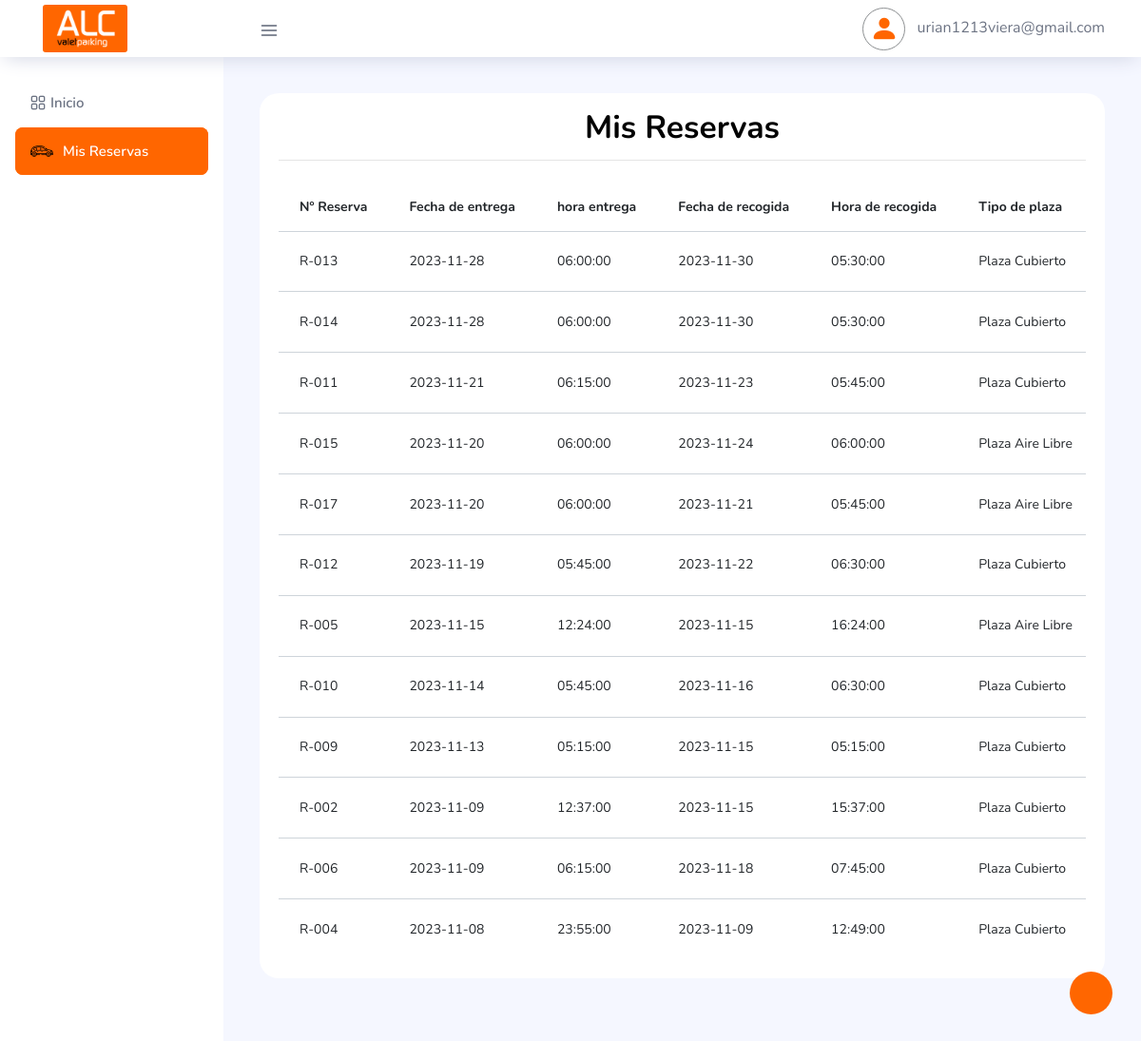
The app's page /dashboard/Reservas.php (signed in), older data.
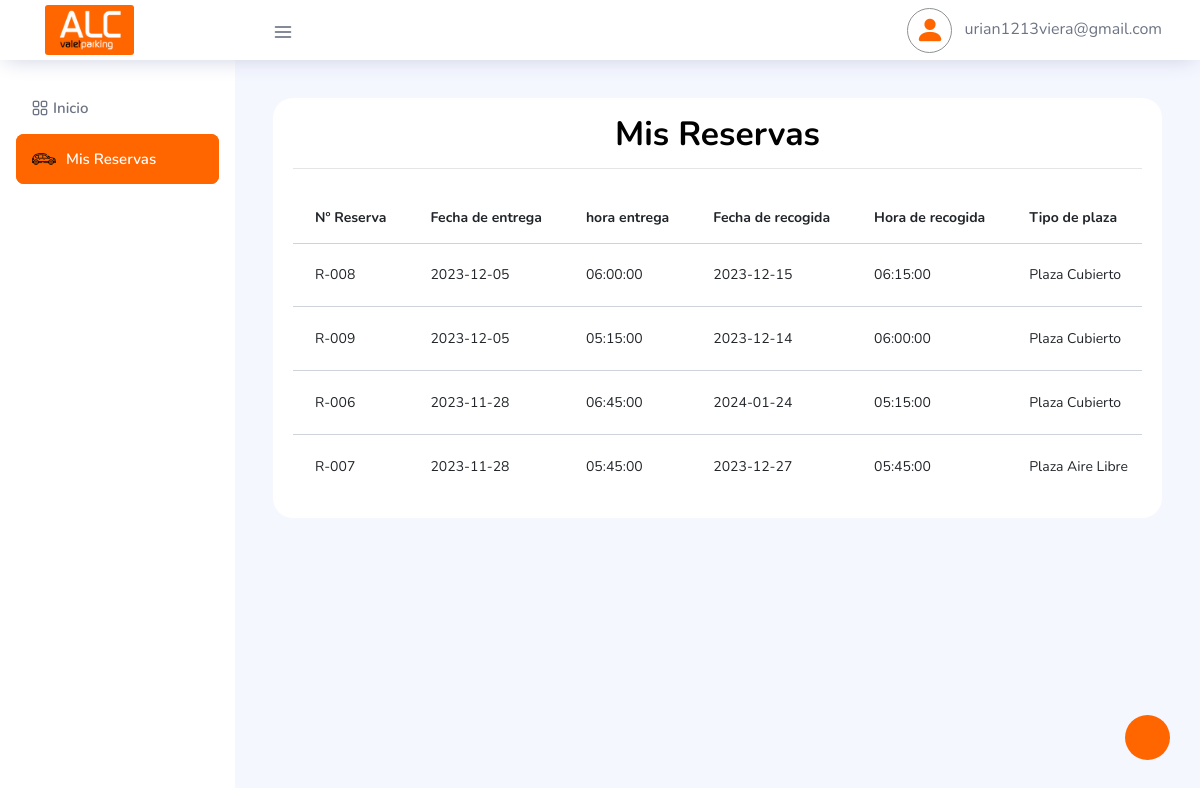
The same page, newer data.
### tables this page shows
CREATE TABLE `tbl_reservas` (
  `id` int(11) unsigned NOT NULL AUTO_INCREMENT,
  `id_cliente` int(11) DEFAULT NULL,
  `fecha_entrega` date NOT NULL,
  `hora_entrega` time NOT NULL,
  `fecha_recogida` date NOT NULL,
  `hora_recogida` time NOT NULL,
  `tipo_plaza` varchar(100) NOT NULL DEFAULT '',
  `terminal_entrega` varchar(100) NOT NULL DEFAULT '',
  `terminal_recogida` varchar(100) NOT NULL DEFAULT '',
  `matricula` varchar(50) NOT NULL DEFAULT '',
  `color` varchar(60) DEFAULT NULL,
  `marca_modelo` varchar(250) NOT NULL DEFAULT '',
  `numero_vuelo_de_vuelta` varchar(50) DEFAULT NULL,
  `servicio_adicional` varchar(10) DEFAULT NULL,
  `total_pago_reserva` decimal(5,2) DEFAULT NULL,
  `descuento` bigint(11) DEFAULT 0,
  `formato_pago` varchar(250) DEFAULT NULL,
  `observacion_cliente` mediumtext DEFAULT NULL,
  `fecha_pago_factura` date DEFAULT NULL,
  `servicios_extras` mediumtext DEFAULT NULL,
  `total_gasto_extras` int(11) DEFAULT 0,
  `estado_reserva` int(11) DEFAULT 0,
  `date_registro` timestamp NULL DEFAULT current_timestamp() ON UPDATE current_timestamp(),
  PRIMARY KEY (`id`)
);

### dashboard/funciones.php (called while the page is built, shortened)
<?php
   function getReservaPerfil($con, $idUser)
   {
       $sqlReservasP = ("SELECT * FROM tbl_reservas WHERE id_cliente ='$idUser' ORDER BY fecha_entrega DESC");
       $queryR = mysqli_query($con, $sqlReservasP);
       return $queryR;
   }
   ?>

### dashboard/Reservas.php (the view, shortened to what this page needs)
<?php
if (isset($_SESSION['emailUser']) != "" && $_SESSION['rol'] == 0) {
    $IdUser     = $_SESSION['IdUser'];
    $email      = $_SESSION['emailUser'];
    $rolUser     = $_SESSION['rol'];
?>
    <!DOCTYPE html>
    <html lang="es">
    <link href="https://unpkg.com/gijgo@1.9.14/css/gijgo.min.css" rel="stylesheet" type="text/css" />
    <body>
        <div class="container-scroller">
            <?php include 'bases/navbar.php'; ?>
            <div class="container-fluid page-body-wrapper">
                <?php include 'bases/nav.php';
                include 'funciones.php';
                $mis_reservas = getReservaPerfil($con, $IdUser);
                ?>
                <div class="main-panel">
                    <div class="content-wrapper">
                        <div class="row justify-content-md-center">
                            <div class="col-lg-12 grid-margin stretch-card">
                                <div class="card">
                                    <div class="card-body">
                                        <h4 class="card-title text-center mb-4">Mis Reservas
                                            <hr>
                                        </h4>
                                        <div class="table-responsive">
                                            <table id="MiTabla" class="table">
                                                <thead>
                                                    <tr>
                                                        <th>Nº Reserva</th>
                                                        <th>Fecha de entrega</th>
                                                        <th>hora entrega</th>
                                                        <th>Fecha de recogida</th>
                                                        <th>Hora de recogida</th>
                                                        <th>Tipo de plaza</th>
                                                    </tr>
                                                </thead>
                                                <tbody>
                                                    <?php
                                                    while ($reserva = mysqli_fetch_array($mis_reservas)) { ?>
                                                        <tr>
                                                            <td><?php
                                                                $reserva_id = $reserva["id"];
                                                                if ($reserva_id < 10) {
                                                                    echo 'R-00' . $reserva_id;
                                                                } elseif ($reserva_id < 100) {
                                                                    echo 'R-0' . $reserva_id;
                                                                } else {
                                                                    echo 'R-' . $reserva_id;
                                                                }
                                                                ?></td>
                                                            <td><?php echo $reserva["fecha_entrega"]; ?></td>
                                                            <td><?php echo $reserva["hora_entrega"]; ?></td>
                                                            <td><?php echo $reserva["fecha_recogida"]; ?></td>
                                                            <td><?php echo $reserva["hora_recogida"]; ?></td>
                                                            <td><?php echo $reserva["tipo_plaza"]; ?></td>
                                                        </tr>
                                                    <?php } ?>
                                                </tbody>
                                            </table>
                                        </div>
                                    </div>
                                </div>
                            </div>
                        </div>
                    </div>
                </div>
            </div>
        </div>
    </body>
    </html>
<?php
} else { ?>
    <script type="text/javascript">
        location.href = "../acciones/login/exit.php";
    </script>
<?php }  ?>

### dashboard/bases/navbar.php (shortened to what this page needs)
<nav class="navbar col-lg-12 col-12 p-0 fixed-top d-flex flex-row">
  <div class="text-center navbar-brand-wrapper d-flex align-items-center justify-content-center">
    <a class="navbar-brand brand-logo mr-5" href="./">
      <img src="../assets/custom/imgs/logo_naranja.png" class="mr-2" alt="logo" />
    </a>
  </div>
  <div class="navbar-menu-wrapper d-flex align-items-center justify-content-end">
    <button class="navbar-toggler navbar-toggler align-self-center" type="button" data-toggle="minimize">
      <span class="icon-menu"></span>
    </button>
    <ul class="navbar-nav navbar-nav-right">
      <li class="nav-item nav-profile dropdown">
        <a class="nav-link dropdown-toggle" href="#" data-toggle="dropdown" id="profileDropdown">
          <i class="bi bi-person-fill perfil_radius"></i>
          <span> <?php echo $email; ?></span>
        </a>
      </li>
    </ul>
  </div>
</nav>

### dashboard/bases/nav.php
<nav class="sidebar sidebar-offcanvas" id="sidebar">
  <ul class="nav">
    <?php
    if ($rolUser == 1) { ?>
      <li class="nav-item">
        <a class="nav-link" href="Agenda.php">
          <i class="bi bi-calendar2-check menu-icon"></i>
          <span class="menu-title">Mi Agenda</span>
        </a>
      </li>
      <li class="nav-item">
        <a class="nav-link" href="ReservasPendientes.php">
          <i class="bi bi-calendar2-week menu-icon"></i>
          <span class="menu-title">Reservas Pendientes</span>
        </a>
      </li>
      <li class="nav-item">
        <a class="nav-link" href="CrearReserva.php">
          <img src="../assets/custom/imgs/carro.png" alt="car" style="padding: 0px 10px 0px 0px" />
          <span class="menu-title">Crear Reserva</span>
        </a>
      </li>
      <li class="nav-item">
        <a class="nav-link" href="CrearCliente.php">
          <i class="bi bi-person-fill-add menu-icon"></i>
          <span class="menu-title">Clientes</span>
        </a>
      </li>
      <li class="nav-item">
        <a class="nav-link" href="HistorialReservas.php">
          <i class="bi bi-calendar3 menu-icon"></i>
          <span class="menu-title">Historial de Reservas</span>
        </a>
      </li>
    <?php } else { ?>
      <li class="nav-item active">
        <a class="nav-link" href="./">
          <i class="icon-grid menu-icon"></i>
          <span class="menu-title">Inicio</span>
        </a>
      </li>
      <li class="nav-item">
        <a class="nav-link" href="Reservas.php">
          <img src="../assets/custom/imgs/carro.png" alt="car" style="padding: 0px 10px 0px 0px" />
          <span class="menu-title">Mis Reservas</span>
        </a>
      </li>
    <?php } ?>
  </ul>
</nav>

### assets/custom/css/custom_css.css (style rules this page uses)
.navbar .navbar-brand-wrapper .navbar-brand img { height: 50px; border-radius: 3px; }
.sidebar .nav .nav-item .nav-link .menu-title { font-size: 15px !important; }
.sidebar .nav .nav-item .nav-link i.menu-icon { margin-right: 5px !important; }
.bi-person-fill { font-size: 30px; color: #ff6600; }
.perfil_radius { width: 45px; height: 45px; border: 1px solid #8e9193; border-radius: 50%; display: inline-flex; justify-content: center; align-items: center; }
.sidebar .nav .nav-item.active > .nav-link { color: #e3e3e3 !important; }
.card .card-title { font-size: 2.1rem !important; }

Row changes from the older to the newer data that the page shows:
removed tbl_reservas: id "13", fecha_entrega "2023-11-28", hora_entrega "06:00:00", fecha_recogida "2023-11-30", hora_recogida "05:30:00", tipo_plaza "Plaza Cubierto"
removed tbl_reservas: id "14", fecha_entrega "2023-11-28", hora_entrega "06:00:00", fecha_recogida "2023-11-30", hora_recogida "05:30:00", tipo_plaza "Plaza Cubierto"
removed tbl_reservas: id "11", fecha_entrega "2023-11-21", hora_entrega "06:15:00", fecha_recogida "2023-11-23", hora_recogida "05:45:00", tipo_plaza "Plaza Cubierto"
removed tbl_reservas: id "15", fecha_entrega "2023-11-20", hora_entrega "06:00:00", fecha_recogida "2023-11-24", hora_recogida "06:00:00", tipo_plaza "Plaza Aire Libre"
removed tbl_reservas: id "17", fecha_entrega "2023-11-20", hora_entrega "06:00:00", fecha_recogida "2023-11-21", hora_recogida "05:45:00", tipo_plaza "Plaza Aire Libre"
removed tbl_reservas: id "12", fecha_entrega "2023-11-19", hora_entrega "05:45:00", fecha_recogida "2023-11-22", hora_recogida "06:30:00", tipo_plaza "Plaza Cubierto"
no longer on this page (row edited): tbl_reservas: id "5", fecha_entrega "2023-11-15", hora_entrega "12:24:00", fecha_recogida "2023-11-15", hora_recogida "16:24:00", tipo_plaza "Plaza Aire Libre"
no longer on this page (row edited): tbl_reservas: id "10", fecha_entrega "2023-11-14", hora_entrega "05:45:00", fecha_recogida "2023-11-16", hora_recogida "06:30:00", tipo_plaza "Plaza Cubierto"
no longer on this page (row edited): tbl_reservas: id "2", fecha_entrega "2023-11-09", hora_entrega "12:37:00", fecha_recogida "2023-11-15", hora_recogida "15:37:00", tipo_plaza "Plaza Cubierto"
no longer on this page (row edited): tbl_reservas: id "4", fecha_entrega "2023-11-08", hora_entrega "23:55:00", fecha_recogida "2023-11-09", hora_recogida "12:49:00", tipo_plaza "Plaza Cubierto"
now on this page (row edited): tbl_reservas: id "8", fecha_entrega "2023-12-05", hora_entrega "06:00:00", fecha_recogida "2023-12-15", hora_recogida "06:15:00", tipo_plaza "Plaza Cubierto"
changed tbl_reservas id 9: fecha_entrega "2023-11-13" → "2023-12-05"; fecha_recogida "2023-11-15" → "2023-12-14"; hora_recogida "05:15:00" → "06:00:00"
changed tbl_reservas id 6: fecha_entrega "2023-11-09" → "2023-11-28"; hora_entrega "06:15:00" → "06:45:00"; fecha_recogida "2023-11-18" → "2024-01-24"; hora_recogida "07:45:00" → "05:15:00"
now on this page (row edited): tbl_reservas: id "7", fecha_entrega "2023-11-28", hora_entrega "05:45:00", fecha_recogida "2023-12-27", hora_recogida "05:45:00", tipo_plaza "Plaza Aire Libre"
